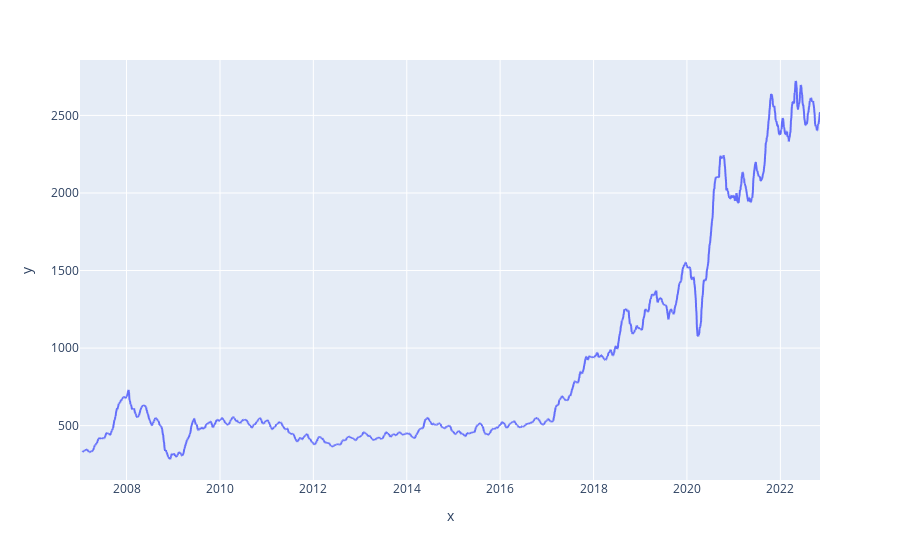

Notebook source saved alongside this figure:
### Code cell
fig = px.line(x=reliance_indicator_data.index, y=reliance_indicator_data["ema"])
fig.show()

### Figure 1 — Plotly figure (JSON) as saved in the notebook; plotly's stock layout.template omitted (floating-point values rounded to 4 significant figures; data arrays with more than 128 entries replaced by an {"elided": "..."} marker saying what was removed)
{"data": [{"hovertemplate": "x=%{x}<br>y=%{y}<extra></extra>", "legendgroup": "", "line": {"color": "#636efa", "dash": "solid"}, "marker": {"symbol": "circle"}, "mode": "lines", "name": "", "showlegend": false, "type": "scattergl", "x": {"elided": "3856 str values"}, "xaxis": "x", "y": {"elided": "3856 float values"}, "yaxis": "y"}], "layout": {"legend": {"tracegroupgap": 0}, "margin": {"t": 60}, "xaxis": {"anchor": "y", "domain": [0, 1], "title": {"text": "x"}}, "yaxis": {"anchor": "x", "domain": [0, 1], "title": {"text": "y"}}}}
